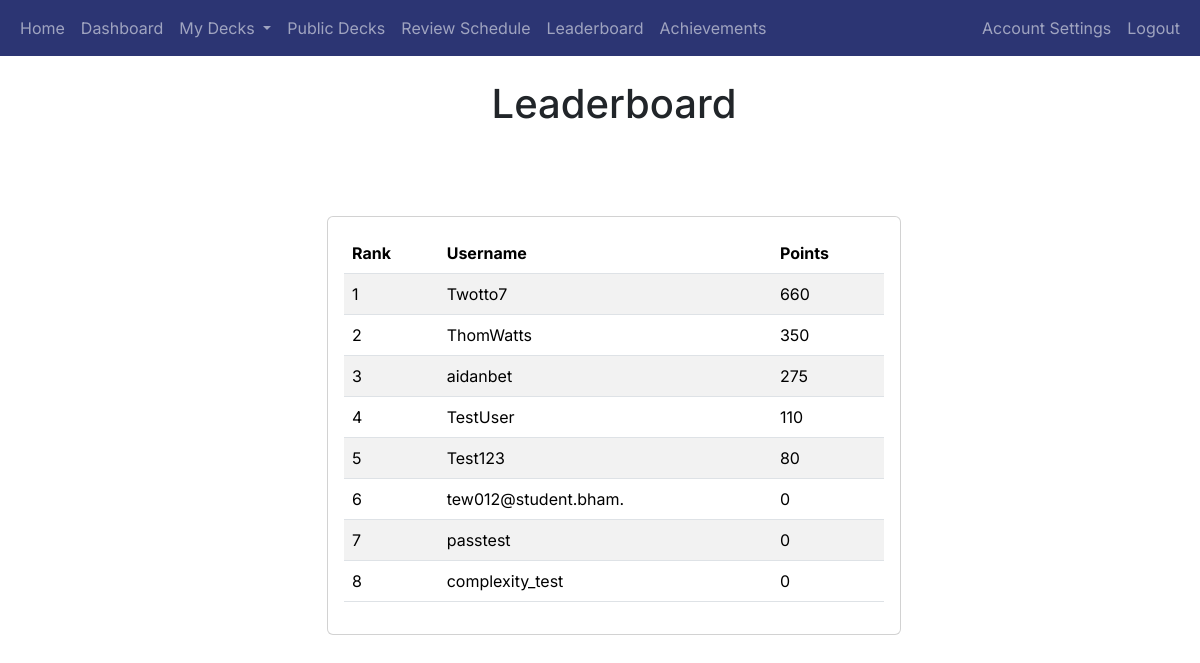
The app's page /leaderboard (signed in), older data.
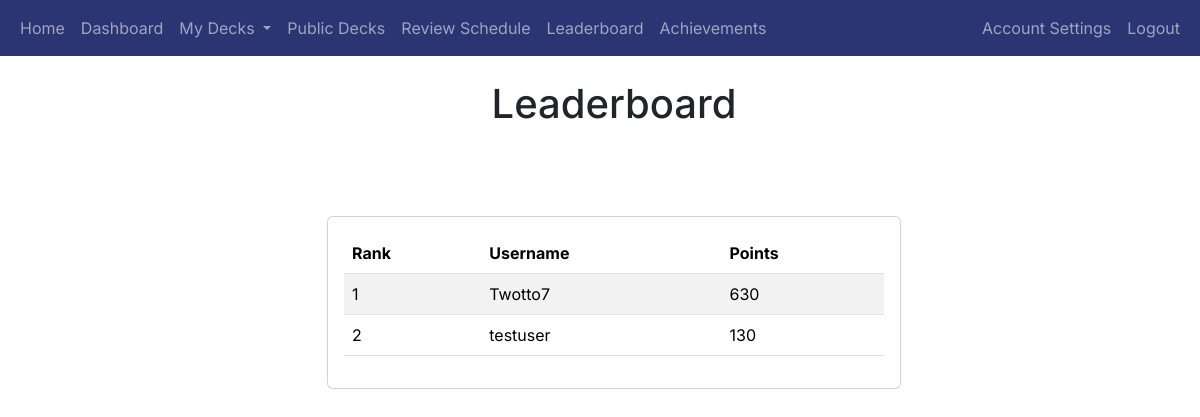
The same page, newer data.
### app/auth/models.py (models this page shows, shortened)
class User(db.Model, UserMixin):
    user_id = db.Column(db.Integer, primary_key=True)
    username = db.Column(db.String(80), unique=True, nullable=False)
    email = db.Column(db.String(120), unique=True, nullable=False)
    password_hash = db.Column(db.String(256), nullable=False)
    points = db.Column(db.Integer, default=0)  # Add points column
    achievements = db.relationship('UserAchievement', back_populates='user', cascade='all, delete-orphan')
    login_events = db.relationship('LoginEvent', backref='user', cascade='all, delete-orphan', lazy=True)
    decks = db.relationship('Deck', backref='user', cascade='all, delete-orphan', lazy=True)

### app/gamification/routes.py (the view)
@gamification_blueprint.route('/leaderboard')
def leaderboard():
    if session.get('opted_out_of_leaderboard'):
        users = User.query.filter(User.user_id != current_user.user_id).order_by(User.points.desc()).all()
    else:
        users = User.query.order_by(User.points.desc()).all()
    return render_template('leaderboard.html', users=users)

### app/__init__.py (called while the page is built)
@login_manager.user_loader
def load_user(user_id):
    return User.query.get(int(user_id))

### app/gamification/templates/leaderboard.html (shortened to what this page needs)
{% extends "base.html" %}
{% block heading %}Leaderboard{% endblock %}
{% block content %}
<div class="container mt-5 d-flex justify-content-center">
    <div class="card" style="width: 50%;">
        <div class="card-body">
            <table class="table table-striped table-hover">
                <thead class="thead-dark">
                    <tr>
                        <th scope="col">Rank</th>
                        <th scope="col">Username</th>
                        <th scope="col">Points</th>
                    </tr>
                </thead>
                <tbody>
                    {% for user in users %}
                        {% if not session.get('opted_out_of_leaderboard') or user.user_id != current_user.user_id %}
                        <tr>
                            <td>{{ loop.index }}</td>
                            <td>{{ user.username }}</td>
                            <td>{{ user.points }}</td>
                        </tr>
                        {% endif %}
                    {% endfor %}
                </tbody>
            </table>
        </div>
    </div>
</div>
{% endblock %}

### app/templates/base.html (shortened to what this page needs)
<!doctype html>
<html lang="en">
<head>
    <link href="https://cdn.jsdelivr.net/npm/bootstrap@5.3.2/dist/css/bootstrap.min.css" rel="stylesheet"
>
    <link rel="stylesheet" href="{{ url_for('static', filename='styles.css') }}">
</head>
<body>
<header class="site-header">
    <nav class="navbar navbar-expand-sm navbar-dark bg-dark-blue">
        <div class="container-fluid">
            <div class="collapse navbar-collapse" id="navbarToggle">
                <div class="navbar-nav me-auto">
                    {% if current_user.is_authenticated %}
                        <a class="nav-item nav-link" href="{{ url_for('main.index') }}">Home</a>
                    <a class="nav-item nav-link" href="{{ url_for('main.dashboard') }}">Dashboard</a>
                    <li class="nav-item dropdown">
                        <a class="nav-link dropdown-toggle" href="#" id="navbarDropdown" role="button" data-bs-toggle="dropdown" aria-expanded="false">
                            My Decks
                        </a>
                    </li>
                    <a class="nav-item nav-link" href="{{ url_for('decks.public_decks') }}">Public Decks</a>
                        <a class="nav-link" href="{{ url_for('review.review_schedule') }}">Review Schedule</a>
                    <a class="nav-item nav-link" href="{{ url_for('gamification.leaderboard') }}">Leaderboard</a>
                    <a class="nav-item nav-link" href="{{ url_for('gamification.user_achievements') }}">Achievements</a>
                </div>
                <div class="navbar-nav ms-auto">
                    <a class="nav-link" href="{{ url_for('auth.account_settings') }}">Account Settings</a>
                    <a class="nav-item nav-link" href="{{ url_for('auth.logout') }}">Logout</a>
                    {% else %}
                    <a class="nav-item nav-link" href="{{ url_for('main.index') }}">Home</a>
                </div>
                <div class="navbar-nav ms-auto">
                    <a class="nav-item nav-link" href="{{ url_for('auth.login') }}">Login</a>
                    <a class="nav-item nav-link" href="{{ url_for('auth.register') }}">Register</a>
                    {% endif %}
                </div>
            </div>
        </div>
    </nav>
</header>
<main role="main" class="container-fluid">
    <div class="row mt-2 ms-3">
        <div class="col-12 mt-3 mb-3 text-center">
            <h1>{%  block heading %}{% endblock %}</h1>
        </div>
    </div>
    <div class="row mt-3 ms-3">
        {% block content %}{% endblock %}
    </div>
</main>
</body>
</html>

### app/static/styles.css (style rules this page uses)
.bg-dark-blue { background-color: #2c3573 !important; }

### app/templates/base.html (style rules this page uses)
body { font-family: 'Inter', sans-serif; }
h1, h2, h3, h4, h5, h6, p, a { font-family: 'Inter', sans-serif; }

Row changes from the older to the newer data that the page shows:
removed User: username "ThomWatts", points "350"
removed User: username "aidanbet", points "275"
removed User: username "TestUser", points "110"
removed User: username "Test123", points "80"
removed User: username "tew012@student.bham.", points "0"
removed User: username "passtest", points "0"
removed User: username "complexity_test", points "0"
changed User "Twotto7": points "660" → "630"
added User: username "testuser", points "130"
